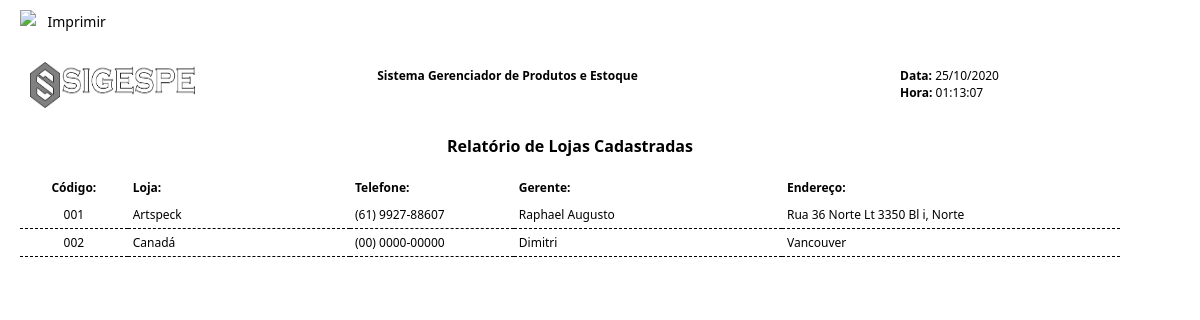
The page /pagina_relatorio_lojas.php on the database as committed earlier.
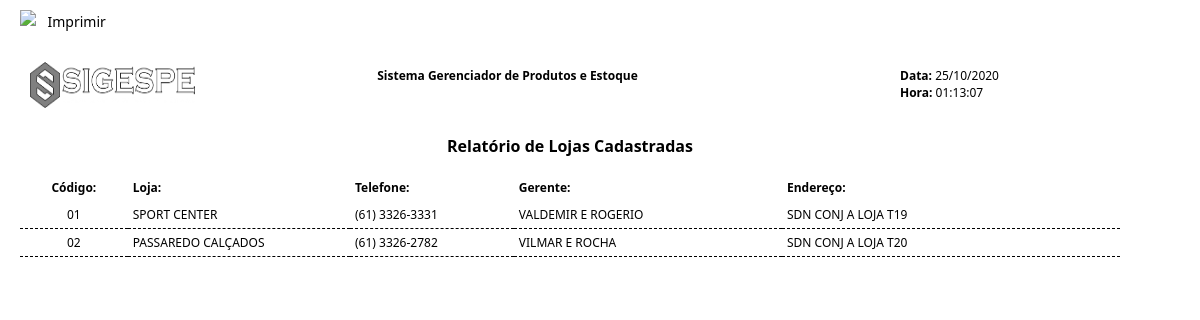
The same page on the database as committed later.
### tables this page shows
CREATE TABLE `lojas` (
  `id_lojas` int(10) unsigned NOT NULL AUTO_INCREMENT,
  `cod_loja` varchar(5) DEFAULT NULL,
  `nome_loja` varchar(100) DEFAULT NULL,
  `fone_loja` varchar(15) NOT NULL,
  `nome_gerente` varchar(100) DEFAULT NULL,
  `end_loja` varchar(200) DEFAULT NULL,
  PRIMARY KEY (`id_lojas`)
);

### processos/database.php (called while the page is built, shortened)
<?php
function DBRead ($table, $params = null, $fields = '*') {
	$params = ($params) ? " {$params}" : null;
		$query = "SELECT {$fields} FROM {$table}{$params}";
		$result = DBExecute($query);
		if (!mysqli_num_rows($result))
			return false;
		else {
			while ($res = mysqli_fetch_assoc($result)) {
				$data[] = $res;
			}
			return $data;
		}
}
function DBExecute($query){
	$link = DBConnect();
	$result = @mysqli_query($link, $query) or die (mysqli_error($link));
	return $result;
}
?>

### pagina_relatorio_lojas.php (the view, shortened to what this page needs)
<!doctype html>
<html>
<head>
<link href="css/style.css" rel="stylesheet" type="text/css">
</head>
<body>
<?php
  $data = date("d/m/Y");
  $hora = date("H:i:s");
?>
<div id="imprimir">
  <a href="javascript:Impressao( false );"> <img src="imagens/impressora.png" width="2%" class="imprimir">  Imprimir</a>
</div>
<div id="ImprimirConteudo">
<div id="folha">
<table width="100%" border="0" cellspacing="0" cellpadding="0">
  <tbody>
    <tr>
      <td valign="middle" colspan="5">
      	<img src="imagens/logo.png" width="15%" height="46" style=" margin: 10px; float: left;">
        <center>
        <div id="tit_relatorio">
      		<p><b>Sistema Gerenciador de Produtos e Estoque</b></p>
        </div>
        </center>
        <div id="date">
        	<b>Data:</b> <?php echo $data; ?> <br />
      		<b>Hora:</b>  <?php echo $hora;?>
        </div>
      </td>
    </tr>
    <tr>
      <td height="56" colspan="5" align="center" valign="middle">
      		<b class="titulo_relatorio">Relatório de Lojas Cadastradas</b>
      </td>
    </tr>
    <tr>
      <td width="84" style="padding: 5px; text-align:center;"><b>Código:</b></td>
      <td width="184" style="padding: 5px;"><b>Loja:</b></td>
      <td width="133" style="padding: 5px;"><b>Telefone:</b></td>
      <td width="224" style="padding: 5px;"><b>Gerente:</b></td>
      <td width="285" style="padding: 5px;"><b>Endereço:</b></td>
    </tr>
<?php
require 'processos/database.php';
  $lojas = DBRead ("lojas", " ", "*");
  foreach ($lojas as $lj) {
  ?>
    <tr>
      <td style="padding: 5px; border-bottom: 1px dashed #000000;  text-align:center;">
        <?php echo $lj['cod_loja']; ?>
      </td>
      <td style="padding: 5px; border-bottom: 1px dashed #000000;">
        <?php echo $lj['nome_loja']; ?>
      </td>
      <td style="padding: 5px; border-bottom: 1px dashed #000000;">
        <?php echo $lj['fone_loja']; ?>
      </td>
      <td style="padding: 5px; border-bottom: 1px dashed #000000;">
        <?php echo $lj['nome_gerente']; ?>
      </td>
      <td style="padding: 5px; border-bottom: 1px dashed #000000;">
        <?php echo $lj['end_loja']; ?></td>
    </tr>
    <?php
      }
    ?>
  </tbody>
</table>
</div>
</div>
</body>
</html>

Rows that differ between the two databases and show on the page:
removed lojas: cod_loja "001", nome_loja "Artspeck", fone_loja "(61) 9927-88607", nome_gerente "Raphael Augusto", end_loja "Rua 36 Norte Lt 3350 Bl i, Norte"
removed lojas: cod_loja "002", nome_loja "Canadá", fone_loja "(00) 0000-00000", nome_gerente "Dimitri", end_loja "Vancouver"
added lojas: cod_loja "01", nome_loja "SPORT CENTER", fone_loja "(61) 3326-3331", nome_gerente "VALDEMIR E ROGERIO", end_loja "SDN CONJ A LOJA T19"
added lojas: cod_loja "02", nome_loja "PASSAREDO CALÇADOS", fone_loja "(61) 3326-2782", nome_gerente "VILMAR E ROCHA", end_loja "SDN CONJ A LOJA T20"
